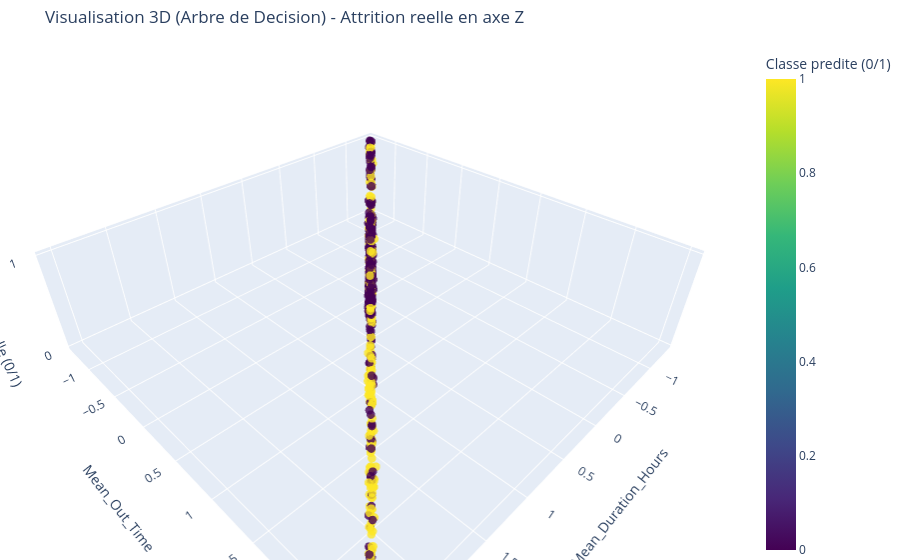

Notebook source saved alongside this figure:
### Code cell
# Visualisation 3D Améliorée #1 : Comparaison des Prédictions des Modèles en 3D
# Affiche les données réelles vs prédictions de chaque modèle dans le même espace 3D

print("="*70)
print("VISUALISATION 3D : Comparaison des Prédictions par Modèle")
print("="*70)

# Sélectionner les 3 variables numériques les plus importantes
top_3_features = corr_with_target.abs().nlargest(4)[1:4].index.tolist()
if len(top_3_features) < 3:
    numeric_cols = X_valid.select_dtypes(include=['float64', 'int64']).columns[:3].tolist()
    top_3_features = numeric_cols

print(f"\n🎯 Axes 3D Sélectionnés :")
for i, feature in enumerate(top_3_features, 1):
    print(f"   {i}. {feature:30s} (corrélation: {corr_with_target.get(feature, 0):.3f})")

# Préparer le DataFrame pour la visualisation
viz_3d_df = X_valid[top_3_features].copy()
viz_3d_df['Attrition_Reelle'] = y_valid.values.astype(int)
viz_3d_df['Attrition_Label'] = viz_3d_df['Attrition_Reelle'].map({0: 'Rétention', 1: 'Départ'})

# Ajouter les prédictions de chaque modèle simple
print(f"\n🤖 Génération des prédictions pour chaque modèle...")

models_for_viz = {
    'Reg. Logistique': pipeline_logreg,
    'Arbre Décision': pipeline_dt,
    'KNN': pipeline_knn,
    'SVM': pipeline_svm,
    'Naive Bayes': pipeline_nb,
    'Random Forest': pipeline_rf
}

predictions_viz = {}
for model_name, model_pipe in models_for_viz.items():
    preds = model_pipe.predict(X_valid)
    predictions_viz[model_name] = preds
    viz_3d_df[f'Pred_{model_name}'] = preds

print(f"✅ {len(models_for_viz)} modèles préparés")

# Créer la figure Plotly 3D
fig_3d_models = go.Figure()

# 1. Ajouter les données RÉELLES en premier (trace de référence, semi-transparente)
# Séparées par attrition réelle
for attrition_label, color in [('Rétention', 'lightgreen'), ('Départ', 'lightcoral')]:
    mask = viz_3d_df['Attrition_Label'] == attrition_label
    fig_3d_models.add_trace(go.Scatter3d(
        x=viz_3d_df[mask][top_3_features[0]],
        y=viz_3d_df[mask][top_3_features[1]],
        z=viz_3d_df[mask][top_3_features[2]],
        mode='markers',
        marker=dict(
            size=5,
            color=color,
            opacity=0.4,  # Semi-transparent (référence)
            line=dict(width=0.5, color='gray')
        ),
        text=attrition_label,
        hovertemplate=f'<b>Réel (Données):</b> {attrition_label}<extra></extra>',
        name=f'Réel: {attrition_label}',
        legendgroup='real'
    ))

# 2. Ajouter les prédictions de chaque modèle (traces colorées distinctes)
colors_models = {
    'Reg. Logistique': 'red',
    'Arbre Décision': 'orange',
    'KNN': 'blue',
    'SVM': 'purple',
    'Naive Bayes': 'brown',
    'Random Forest': 'green'
}

for model_name, color in colors_models.items():
    pred_col = f'Pred_{model_name}'
    
    # Pour les prédictions : 1 = Départ (points hauts), 0 = Rétention (points bas)
    fig_3d_models.add_trace(go.Scatter3d(
        x=viz_3d_df[top_3_features[0]],
        y=viz_3d_df[top_3_features[1]],
        z=viz_3d_df[pred_col] * 100,  # Multiplier par 100 pour visualiser en Z
        mode='markers',
        marker=dict(
            size=4,
            color=color,
            opacity=0.6,
            symbol='diamond'  # Symbole différent pour les prédictions
        ),
        text=[f'<b>{model_name}</b><br>Prédiction: {"Départ" if p==1 else "Rétention"}' 
              for p in viz_3d_df[pred_col]],
        hovertemplate='%{text}<extra></extra>',
        name=f'Préd: {model_name}',
        legendgroup='predictions'
    ))

fig_3d_models.update_layout(
    title=f'<b>Comparaison 3D des Prédictions</b><br><sub>Axes: {top_3_features[0]} | {top_3_features[1]} | {top_3_features[2]} (ou Prédiction Modèle)</sub>',
    scene=dict(
        xaxis_title=top_3_features[0],
        yaxis_title=top_3_features[1],
        zaxis_title='Prédiction (Z=0→Rétention, Z=100→Départ) | ou 3ème Variable',
        camera=dict(eye=dict(x=1.3, y=1.3, z=1.1))
    ),
    width=1200,
    height=800,
    legend=dict(x=0.01, y=0.99, bgcolor='rgba(255,255,255,0.8)'),
    hovermode='closest'
)

fig_3d_models.show()

print("\n✅ Visualisation 3D comparative générée!")
print("   Point clé : Chaque couleur = chaque modèle. Écarts visuels = divergences entre modèles")

### Figure 1 — Plotly figure (JSON) as saved in the notebook; plotly's stock layout.template omitted (floating-point values rounded to 4 significant figures; data arrays with more than 128 entries replaced by an {"elided": "..."} marker saying what was removed)
{"data": [{"hovertemplate": "%{text}<extra></extra>", "marker": {"cmax": 1, "cmin": 0, "color": {"elided": "882 int values"}, "colorbar": {"title": {"text": "Classe predite (0/1)"}}, "colorscale": [[0, "#440154"], [0.1111, "#482878"], [0.2222, "#3e4989"], [0.3333, "#31688e"], [0.4444, "#26828e"], [0.5556, "#1f9e89"], [0.6667, "#35b779"], [0.7778, "#6ece58"], [0.8889, "#b5de2b"], [1, "#fde725"]], "opacity": 0.8, "size": 5}, "mode": "markers", "text": {"elided": "882 str values"}, "type": "scatter3d", "x": {"elided": "882 float values"}, "y": {"elided": "882 float values"}, "z": {"elided": "882 int values"}}], "layout": {"margin": {"b": 0, "l": 0, "r": 0, "t": 45}, "scene": {"xaxis": {"title": {"text": "Mean_Duration_Hours"}}, "yaxis": {"title": {"text": "Mean_Out_Time"}}, "zaxis": {"tickmode": "array", "tickvals": [0, 1], "title": {"text": "Attrition reelle (0/1)"}}}, "title": {"text": "Visualisation 3D (Arbre de Decision) - Attrition reelle en axe Z"}}}
